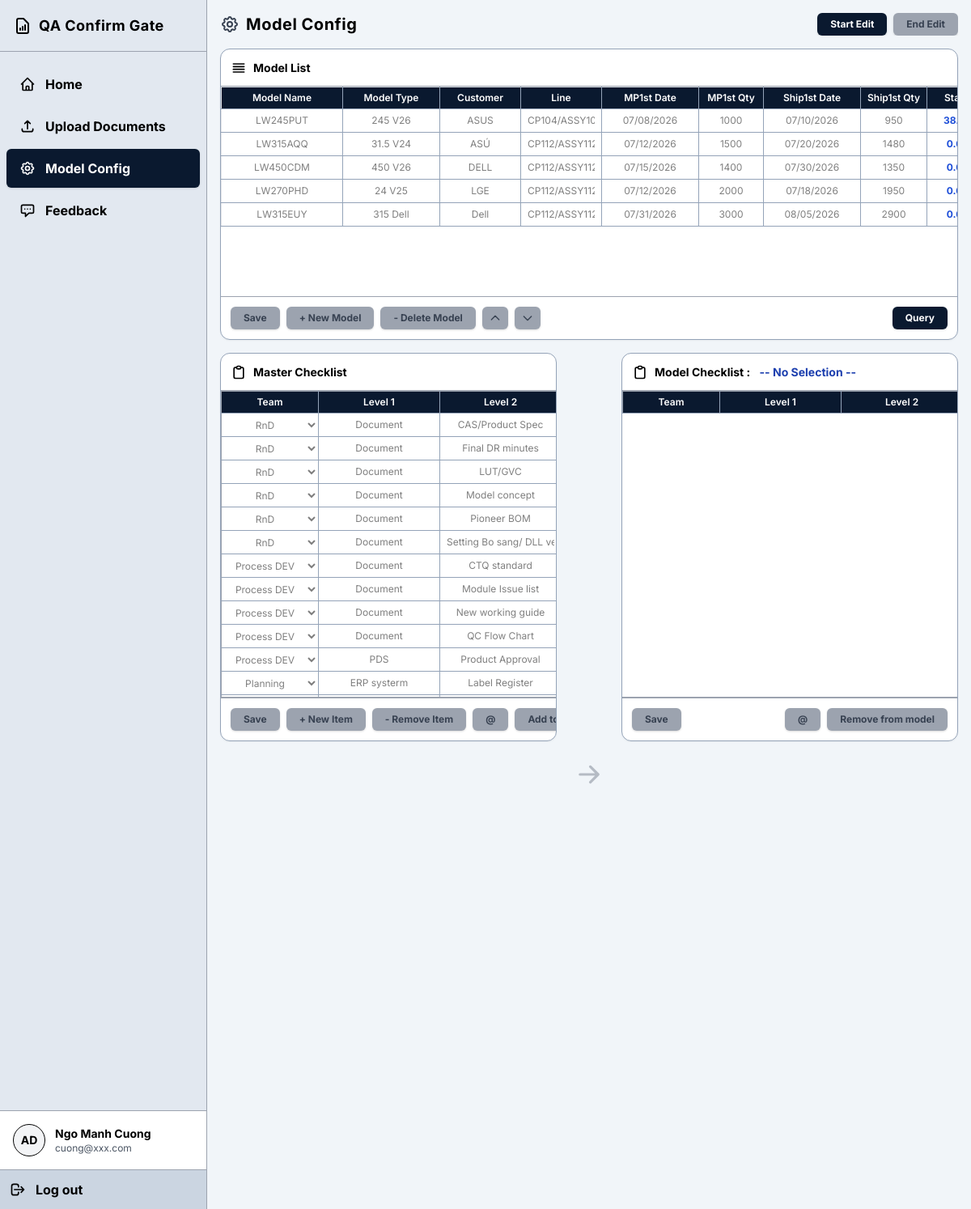
Page /setting (signed in) on the earlier database version.
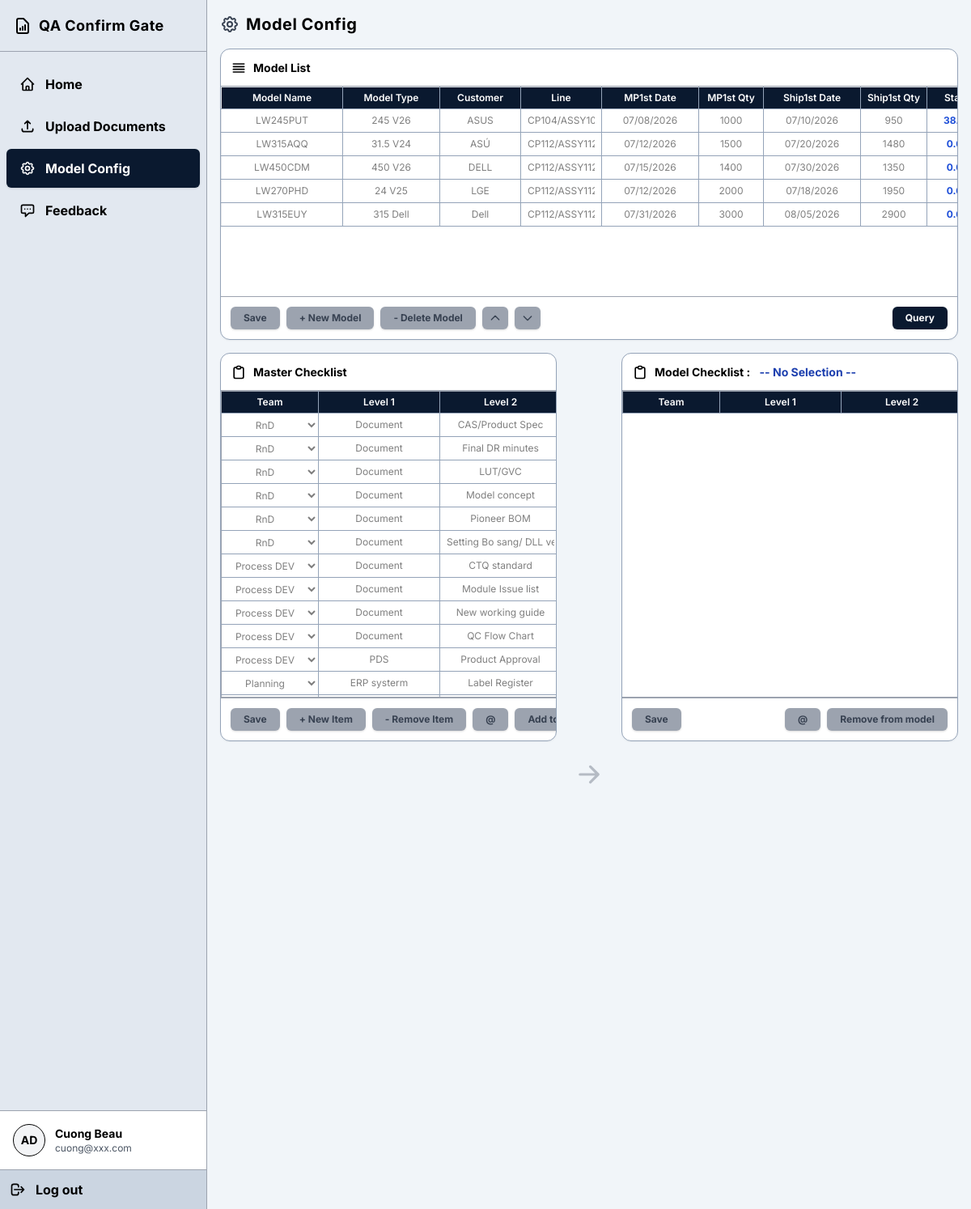
Same page on the later database version.
### tables this page shows
CREATE TABLE "users" (id INTEGER PRIMARY KEY AUTOINCREMENT, fullname TEXT, email TEXT, team TEXT, username TEXT UNIQUE COLLATE NOCASE, password TEXT, access_role TEXT, failed_attempts INTEGER DEFAULT 0);

### backend/routers/model_config.py (the view)
@router.get("/setting")
async def get_setting(request: Request):
    user = get_current_user(request)
    if not user:
        return RedirectResponse(url="/login", status_code=status.HTTP_302_FOUND)
    conn = get_db()
    cursor = conn.cursor()
    can_edit = (user["access_role"] == "Admin" or user["team"] == "Process DEV")
    locked_by = ""
    locked_at = 0
    if can_edit:
        cursor.execute("SELECT config_updated_at, last_updated_by FROM app_config WHERE id = 1")
        row = cursor.fetchone()
        current_time = int(time.time())
        if row and row['last_updated_by'] and current_time - (row['config_updated_at'] or 0) < 600:
            locked_by = row['last_updated_by']
            locked_at = row['config_updated_at']
    cursor.execute("SELECT * FROM models ORDER BY sort_order ASC, id ASC")
    models = [dict(m) for m in cursor.fetchall()]
    stats = get_model_statuses(cursor)
    for m in models:
        m['status_percent'] = stats.get(m['id'], "0.0%")
    cursor.execute("""
        SELECT m.*
        FROM master_checklist m
        LEFT JOIN teams t ON m.team = t.name
        ORDER BY t.id ASC, m.level_1 ASC, m.level_2 ASC, m.id ASC
    """)
    master_checklist = [dict(m) for m in cursor.fetchall()]
    cursor.execute("SELECT * FROM teams")
    teams = [dict(t) for t in cursor.fetchall()]
    conn.close()
    return templates.TemplateResponse(request=request, name="model_config.html", context={
        "current_user": dict(user),
        "models": models,
        "master_checklist": master_checklist,
        "teams": teams,
        "locked_by": locked_by,
        "locked_at": locked_at,
        "server_time": int(time.time()),
        "can_edit_backend": can_edit
    })

### frontend/templates/model_config.html (shortened to what the changed rows need)
<!DOCTYPE html>
<html lang="en">
<head>
    <script src="https://cdn.tailwindcss.com"></script>
    <link rel="stylesheet" href="/static/style.css">
</head>
<body class="h-screen overflow-hidden flex flex-col">
    <div class="flex flex-1 overflow-hidden relative">
        <aside id="main-sidebar" class="fixed inset-y-0 left-0 z-50 w-64 border-r border-gray-400 flex flex-col shrink-0 sidebar -translate-x-full transition-transform duration-300 md:relative md:translate-x-0">
            <div class="mt-auto border-t border-gray-400 p-4 flex items-center space-x-3 bg-white">
                <div class="text-sm">
                    <p class="font-bold">{{ current_user.fullname if current_user else 'Guest' }}</p>
                    <p class="text-gray-600 text-xs">{{ current_user.email if current_user else 'guest@domain.com' }}</p>
                </div>
            </div>
        </aside>
        <main class="flex-1 overflow-y-auto p-4 flex flex-col gap-4 scrollbar-custom">
            {% set has_permission = can_edit_backend %}
            {% set is_my_lock = (locked_by == current_user.fullname) %}
            <div class="flex items-center justify-between gap-2 max-lg:gap-1 mb-0 shrink-0 overflow-x-auto whitespace-nowrap no-scrollbar">
                {% if has_permission %}
                <div class="flex items-center gap-2 max-lg:gap-1 shrink-0">
                    <button id="btn-start-edit" class="btn-primary shrink-0 {% if is_my_lock %}opacity-50 cursor-not-allowed{% endif %}" {% if is_my_lock %}disabled{% endif %}>Start Edit</button>
                    <button id="btn-end-edit" class="btn-primary !bg-red-600 shrink-0 {% if not is_my_lock %}opacity-50 cursor-not-allowed{% endif %}" {% if not is_my_lock %}disabled{% endif %}>End Edit</button>
                </div>
                {% endif %}
            </div>
            <div class="border-box h-[360px] min-h-[360px] relative">
                <div class="overflow-auto flex-1 relative bg-white">
                    <table class="text-center resizable" id="model-table">
                        <thead>
                            <tr>
                                <th class="sticky-header py-1 px-2 min-w-[150px] border-t-0 border-l-0">Model Name</th>
                                <th class="sticky-header py-1 px-2 min-w-[120px] border-t-0">Model Type</th>
                                <th class="sticky-header py-1 px-2 min-w-[100px] border-t-0">Customer</th>
                                <th class="sticky-header py-1 px-2 min-w-[100px] border-t-0">Line</th>
                                <th class="sticky-header py-1 px-2 min-w-[120px] border-t-0">MP1st Date</th>
                                <th class="sticky-header py-1 px-2 min-w-[80px] border-t-0">MP1st Qty</th>
                                <th class="sticky-header py-1 px-2 min-w-[120px] border-t-0">Ship1st Date</th>
                                <th class="sticky-header py-1 px-2 min-w-[80px] border-t-0">Ship1st Qty</th>
                                <th class="sticky-header py-1 px-2 min-w-[80px] border-t-0">Status</th>
                            </tr>
                        </thead>
                    </table>
                </div>
            </div>
            <div class="flex-1 flex max-lg:flex-col gap-6 max-lg:gap-4 min-h-0 max-lg:h-auto lg:h-[480px] relative">
                <div class="flex-1 border-box h-[480px] min-h-[480px] relative">
                    <div class="overflow-auto flex-1 relative bg-white border-b border-gray-400">
                        <table class="text-center resizable" id="master-table">
                            <thead>
                                <tr>
                                    <th class="sticky-header py-1 px-2 min-w-[120px] border-t-0 border-l-0">Team</th>
                                    <th class="sticky-header py-1 px-2 min-w-[150px] border-t-0">Level 1</th>
                                    <th class="sticky-header py-1 px-2 min-w-[150px] border-t-0">Level 2</th>
                                </tr>
                            </thead>
                        </table>
                    </div>
                </div>
                <div class="flex-1 border-box h-[480px] min-h-[480px] relative">
                    <div class="overflow-auto flex-1 relative bg-white border-b border-gray-400">
                        <table class="text-center resizable" id="model-checklist-table">
                            <thead>
                                <tr>
                                    <th class="sticky-header py-1 px-2 min-w-[120px] border-t-0 border-l-0">Team</th>
                                    <th class="sticky-header py-1 px-2 min-w-[150px] border-t-0">Level 1</th>
                                    <th class="sticky-header py-1 px-2 min-w-[150px] border-t-0">Level 2</th>
                                </tr>
                            </thead>
                        </table>
                    </div>
                </div>
            </div>
        </main>
    </div>
</body>
</html>

Differences in the rows shown:
changed users "cuong@xxx.com": fullname "Ngo Manh Cuong" → "Cuong Beau"
Other differences:
text no longer shown: "Start Edit End Edit"
